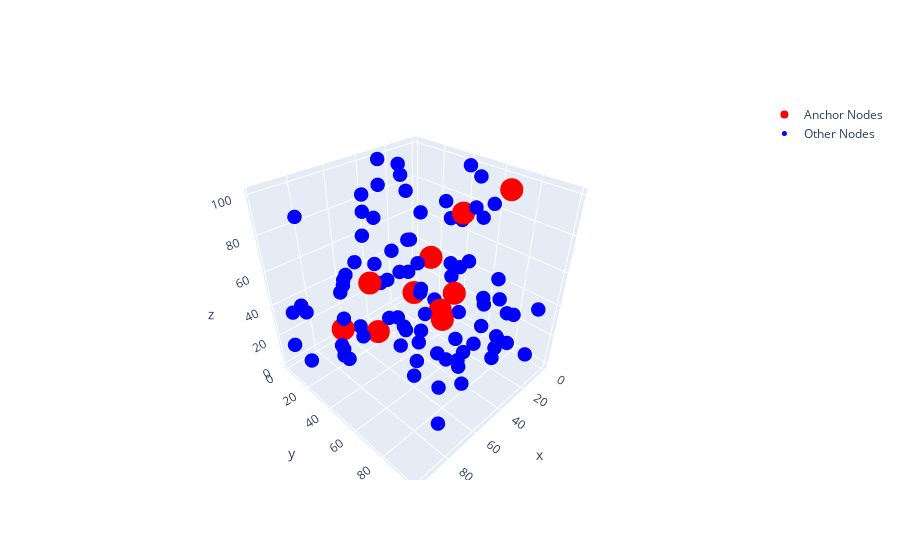

Notebook source saved alongside this figure:
### Code cell
class Node3D:
    """
        
    """
    def __init__(self):
        self.id = None
        self.x_coord = None
        self.y_coord = None
        self.z_coord = None
        self.isAnchor = 0
        self.unreliability = math.inf
        self.x_estimated = None
        self.y_estimated = None
        self.z_estimated = None
        self.neighbours = []
        self.distances = []
        self.estimated = False

    def euclideanDistance(self, node):
        x1 = self.x_coord
        y1 = self.y_coord
        z1 = self.z_coord
        x2 = node.x_coord
        y2 = node.y_coord
        z2 = node.z_coord
        
        result = math.sqrt(math.pow(x2 - x1, 2) + math.pow(y2 - y1, 2) + math.pow(z2 - z1, 2))
        return result
    
    def minUnreliability(self, node):
        if self.unreliability <= node.unreliability:
            return -1
        else:
            return 0

    def getAnchorNeighbours(self):
        anchors = []
        for neighbour in self.neighbours:
            if neighbour.isAnchor > 0:
                anchors.append(neighbour)
        return anchors
    
    def getErrorOfEstimation(self):
        x_diff = math.pow(self.x_estimated - self.x_coord, 2)
        y_diff = math.pow(self.y_estimated - self.y_coord, 2)
        z_diff = math.pow(self.z_estimated - self.z_coord, 2)
        error = math.sqrt( x_diff + y_diff + z_diff)
        return error

    def estimateLocation(self, cycles, heuristic=1, r=10):
        if self.estimated == True:
            return False
        if heuristic == 1:
            #print("Heuristic 1")
            return self.estimateLocation1(cycles, r)
        elif heuristic == 2:
            #print("Heuristic 2")
            return self.estimateLocation2(cycles, r)
        else:
            pass
            
    def __str__(self):
        return "id = " + str(self.id) + "\n" + \
               "\tx = " + str(self.x_coord) + ", y = " + str(self.y_coord) + "\n" + \
               "\tisAnchor = " + str(self.isAnchor) + "\n" + \
               "\tunreliability = " + str(self.unreliability) + "\n" + \
               "\tx_estimated = " + str(self.x_estimated) + ", y = " + str(self.y_estimated) + "\n" + \
               "\tNeighbours: " + str([n.id for n in self.neighbours]) + "\n"

    
    def estimateLocation1(self, cycles, r):
        self.neighbours.sort(key=lambda neighbour: self.euclideanDistance(neighbour))
        anchors = self.getAnchorNeighbours()
        if len(anchors) < 4:
            return False
        else:
            neighbour1 = anchors[0]
            neighbour2 = anchors[1]
            neighbour3 = anchors[2]
            neighbour4 = anchors[3]

            rand = np.random.randint(0, 10)  # to simulate the incorrect distance measured
            noise = None
            if (rand < 5):
                noise = 1 - r / 100.0
            else:
                noise = 1 + r / 100.0

            r1 = self.euclideanDistance(neighbour1) * noise
            r2 = self.euclideanDistance(neighbour2) * noise
            r3 = self.euclideanDistance(neighbour3) * noise
            r4 = self.euclideanDistance(neighbour4) * noise

            pt_a = [neighbour1.x_coord, neighbour1.y_coord, neighbour1.z_coord, r1]
            pt_b = [neighbour2.x_coord, neighbour2.y_coord, neighbour2.z_coord, r2]
            pt_c = [neighbour3.x_coord, neighbour3.y_coord, neighbour3.z_coord, r3]
            pt_d = [neighbour4.x_coord, neighbour4.y_coord, neighbour4.z_coord, r4]
            
            distances = [pt_a, pt_b, pt_c, pt_d]
            
            result = trilaterate3D(distances)

            self.estimated = True
            
            self.x_estimated = result[0]
            self.y_estimated = result[1]
            self.z_estimated = result[2]
            
            self.isAnchor = cycles + 1
            self.unreliability = neighbour1.unreliability + neighbour2.unreliability + neighbour3.unreliability + 1
            
            return True
    
    def estimateLocation2(self, cycles, r):
        self.neighbours.sort(key=lambda neighbour: self.minUnreliability(neighbour))
        anchors = self.getAnchorNeighbours()
        if len(anchors) < 4:
            return False
        else:
            neighbour1 = anchors[0]
            neighbour2 = anchors[1]
            neighbour3 = anchors[2]
            neighbour4 = anchors[3]

            rand = np.random.randint(0, 10)  # to simulate the incorrect distance measured
            noise = None
            if (rand < 5):
                noise = 1 - r / 100.0
            else:
                noise = 1 + r / 100.0

            r1 = self.euclideanDistance(neighbour1) * noise
            r2 = self.euclideanDistance(neighbour2) * noise
            r3 = self.euclideanDistance(neighbour3) * noise
            r4 = self.euclideanDistance(neighbour4) * noise
            
            pt_a = [neighbour1.x_coord, neighbour1.y_coord, neighbour1.z_coord, r1]
            pt_b = [neighbour2.x_coord, neighbour2.y_coord, neighbour2.z_coord, r2]
            pt_c = [neighbour3.x_coord, neighbour3.y_coord, neighbour3.z_coord, r3]
            pt_d = [neighbour4.x_coord, neighbour4.y_coord, neighbour4.z_coord, r4]

            distances = [pt_a, pt_b, pt_c, pt_d]
            
            result = trilaterate3D(distances)

            self.estimated = True
            self.x_estimated = result[0]
            self.y_estimated = result[1]
            self.z_estimated = result[2]
            
            self.isAnchor = cycles + 1
            self.unreliability = neighbour1.unreliability + neighbour2.unreliability + neighbour3.unreliability + 1
            
            return True
    
    
def generateNodes(N, L, R, r, f):
    nodes = dict()
    coordinates = [(float(x) * L, float(y) * L, float(z) * L) for x, y, z in np.random.rand(N, 3)]
    # print(coordinates)
    anchorNodesNumber = int(f / 100 * N)
    for id in range(N):
        node = Node3D()
        node.id = id
        x = coordinates[id][0]
        y = coordinates[id][1]
        z = coordinates[id][2]
        
        node.x_coord = x
        node.y_coord = y
        node.z_coord = z
        
        if id < anchorNodesNumber:
            node.isAnchor = 1
            node.unreliability = 0
            node.x_estimated = node.x_coord
            node.y_estimated = node.y_coord
            node.z_estimated = node.z_coord
            
            node.estimated = True
            
        nodes[id] = node
    return nodes


def plot(nodes, N, L, f):
    anchorNodesNumber = int(f / 100 * N)
    x_anchorNodes = [nodes[i].x_coord for i in range(anchorNodesNumber)]
    y_anchorNodes = [nodes[i].y_coord for i in range(anchorNodesNumber)]
    z_anchorNodes = [nodes[i].z_coord for i in range(anchorNodesNumber)]

    x_other = [nodes[i].x_coord for i in range(anchorNodesNumber + 1, len(nodes))]
    y_other = [nodes[i].y_coord for i in range(anchorNodesNumber + 1, len(nodes))]
    z_other = [nodes[i].z_coord for i in range(anchorNodesNumber + 1, len(nodes))]
    
    anchorNodes = go.Scatter3d(
        x = x_anchorNodes,
        y = y_anchorNodes,
        z = z_anchorNodes,
        mode = "markers",
        marker = dict(
            color = "red", 
            size = 8
        ),
        name = "Anchor Nodes"
    )
    otherNodes = go.Scatter3d(
        x = x_other,
        y = y_other,
        z = z_other,
        mode = "markers",
        marker = dict(
            color = "blue", 
            size = 5
        ),
        name = "Other Nodes"
    )
    
    data = [anchorNodes, otherNodes]

    iplot(data)


def findNeighbours(nodes, R):
    for id in range(len(nodes.keys())):
        neighbours = []
        distances = []
        for id2 in range(len(nodes.keys())):
            if (id == id2):
                continue
            distance = nodes[id].euclideanDistance(nodes[id2])
            if (distance < R):
                neighbours.append(nodes[id2])
                distances.append(distance)
        nodes[id].neighbours = neighbours
        nodes[id].distances = distances
    return nodes



"""
    generateNodes(N, L, R, r, f)
"""
nodes = generateNodes(100, 100, 0, 0, 10)
plot(nodes, 100, 100, 10)


"""
    findNeighbours(nodes, R)
"""
nodes = findNeighbours(nodes, 35)

### Figure 1 — Plotly figure (JSON) as saved in the notebook; plotly's stock layout.template omitted (floating-point values rounded to 4 significant figures)
{"data": [{"marker": {"color": "red", "size": 8}, "mode": "markers", "name": "Anchor Nodes", "type": "scatter3d", "x": [77.84, 48.57, 13.42, 79.87, 26.73, 7.143, 22.1, 73.36, 63.67, 37.55], "y": [50.55, 59.17, 74.64, 94.54, 26.11, 29.76, 55.17, 19.0, 36.73, 65.0], "z": [68.46, 72.6, 99.23, 74.51, 25.23, 3.49, 84.17, 20.97, 24.12, 49.9]}, {"marker": {"color": "blue", "size": 5}, "mode": "markers", "name": "Other Nodes", "type": "scatter3d", "x": [25.83, 75.68, 30.77, 65.57, 49.51, 7.082, 11.11, 43.56, 43.91, 34.22, 10.54, 31.27, 27.7, 75.01, 90.02, 34.27, 73.12, 4.31, 73.14, 0.3865, 34.67, 63.13, 61.23, 30.78, 2.4, 13.95, 97.45, 23.96, 46.56, 50.77, 26.03, 63.18, 80.8, 63.33, 3.318, 58.22, 88.48, 45.12, 91.77, 31.16, 6.324, 47.84, 79.53, 97.84, 15.74, 81.0, 60.82, 4.946, 14.27, 84.19, 74.73, 75.72, 3.873, 29.7, 25.01, 75.96, 25.95, 59.07, 73.6, 39.51, 28.99, 78.95, 47.66, 13.26, 42.82, 33.73, 30.91, 51.26, 20.75, 30.94, 34.14, 49.1, 60.35, 2.857, 30.42, 6.023, 9.596, 26.53, 94.38, 16.74, 73.2, 21.47, 89.38, 50.79, 30.81, 94.69, 48.38, 50.32, 75.0], "y": [74.23, 70.63, 3.135, 11.94, 23.88, 62.11, 13.6, 4.906, 67.32, 25.14, 45.66, 73.82, 4.028, 74.91, 41.84, 59.98, 60.17, 71.88, 16.97, 29.32, 68.61, 87.91, 58.66, 87.64, 20.44, 74.02, 78.86, 63.08, 33.48, 82.58, 13.51, 9.28, 72.67, 45.68, 50.05, 59.96, 14.6, 15.51, 2.274, 36.47, 79.76, 51.09, 30.18, 28.06, 68.14, 31.92, 98.82, 91.18, 1.271, 49.57, 76.66, 81.88, 43.47, 85.85, 30.15, 91.31, 58.43, 5.83, 22.26, 43.77, 18.84, 49.06, 51.59, 15.16, 60.11, 27.64, 3.979, 14.33, 47.84, 87.63, 29.23, 44.5, 77.21, 92.95, 74.28, 30.07, 83.15, 89.17, 17.56, 58.59, 17.46, 80.96, 8.792, 83.84, 64.81, 3.412, 77.19, 3.395, 38.99], "z": [45.7, 52.52, 85.74, 42.3, 41.84, 25.2, 11.77, 84.76, 11.39, 3.233, 73.07, 91.42, 23.97, 27.48, 34.53, 55.96, 86.57, 4.573, 0.1581, 64.8, 0.524, 86.69, 86.48, 31.9, 4.435, 51.2, 99.27, 0.7012, 22.01, 81.59, 33.35, 43.41, 48.2, 38.08, 95.75, 14.99, 91.09, 75.82, 33.12, 4.955, 7.05, 15.6, 38.02, 50.9, 91.02, 55.53, 62.63, 4.947, 92.45, 81.33, 88.61, 67.64, 99.85, 15.38, 28.91, 9.097, 9.009, 43.06, 1.353, 40.52, 95.1, 91.4, 91.96, 14.65, 10.24, 90.66, 99.92, 80.87, 52.18, 24.3, 44.35, 76.02, 10.18, 36.14, 18.29, 77.13, 30.91, 44.7, 47.28, 86.41, 5.204, 46.08, 1.739, 10.77, 0.2036, 13.29, 50.88, 0.09755, 29.06]}], "layout": {}}
